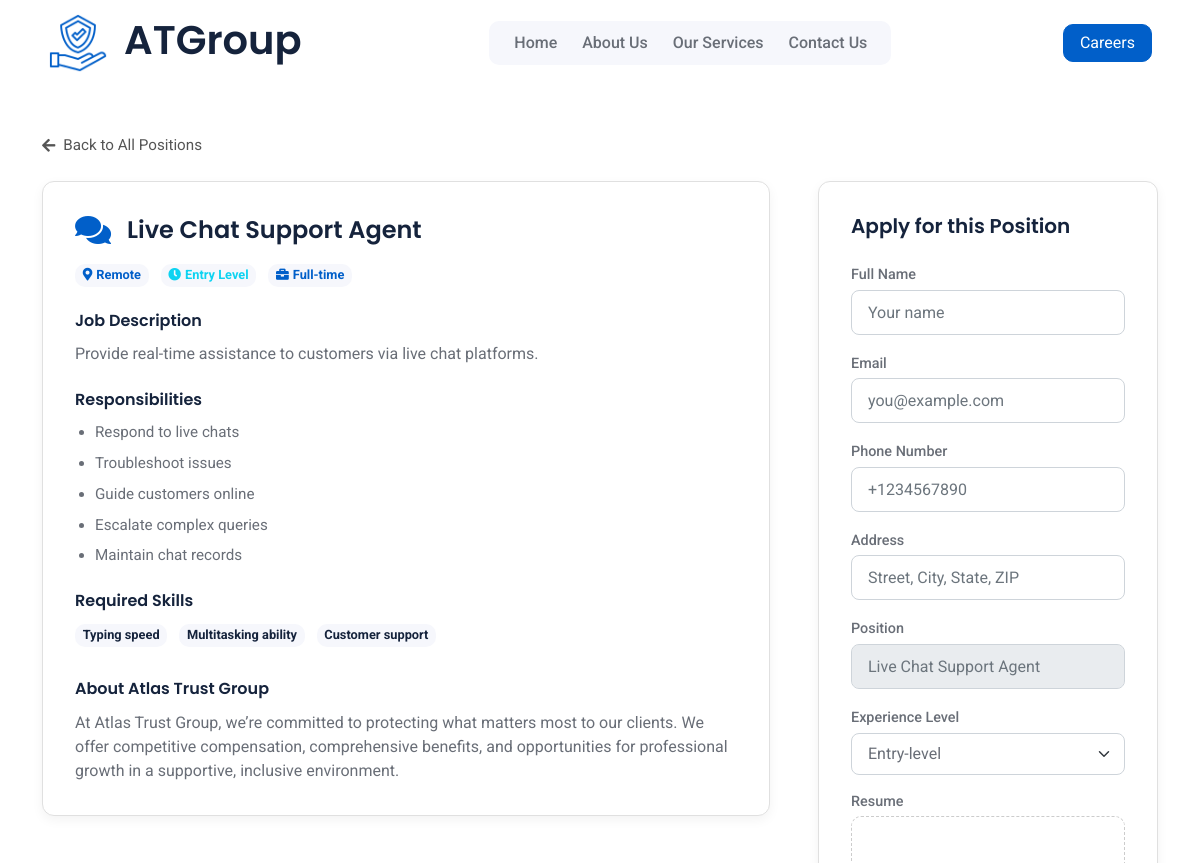
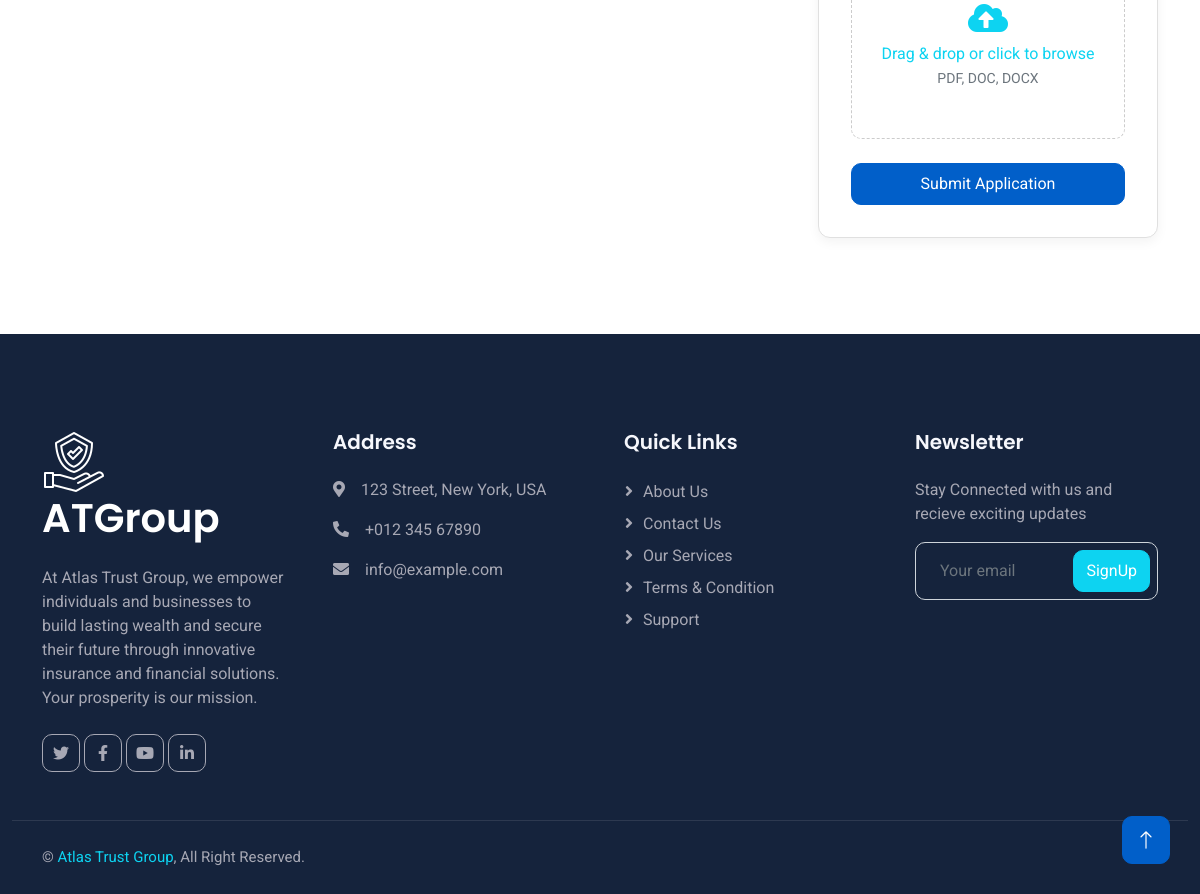
/careers/live-chat-support-agent, run on the app's committed database (2 pictures, top to bottom).
### base/models.py (models this page shows, shortened)
class Career(models.Model):
    EXPERIENCE_CHOICES = [
        ('entry', 'Entry Level'),
        ('mid', '1-2 years'),
        ('senior', '3-4 years'),
    ]
    WORK_TYPE_CHOICES = [
        ('remote', 'Remote'),
        ('onsite', 'Onsite'),
        ('hybrid', 'Hybrid'),
    ]
    title = models.CharField(max_length=200)
    slug = models.SlugField(unique=True, blank=True)
    description = models.TextField(blank=True, null=True)
    icon = models.CharField(max_length=200, blank=True, null=True)
    experience = MultiSelectField(
        choices=EXPERIENCE_CHOICES,
        blank=True
    )
    work_type = MultiSelectField(
        choices=WORK_TYPE_CHOICES,
        blank=True
    )
    responsibilities = models.JSONField(default=list, blank=True)
    skills = models.JSONField(default=list, blank=True)
    location = models.CharField(max_length=200, blank=True, null=True)

### base/views.py (the view)
# urls.py: path('careers/<slug>', career_details, name='career'),
def career_details(request, slug):
    career = Career.objects.get(slug=slug)
    context = {
        'career': career
    }
    return render(request, 'base/career_details.html', context)

### base/templates/base/career_details.html (shortened to what this page needs)
{% extends 'main.html' %}
{% load static %}
{% block content %}
<div class="container py-5">
    <a href="{% url 'careers' %}" class="back-link d-inline-flex align-items-center mb-4">
      <i class="fas fa-arrow-left me-2"></i>
      Back to All Positions
    </a>
    <div class="row gx-5">
      <div class="col-lg-8">
        <div class="card detail-card mb-5">
          <div class="card-body">
            <div class="d-flex align-items-center mb-3">
              <i class="{{career.icon}}"></i>
              <h2 class="h4 mb-0">{{career.title}}</h2>
            </div>
            <div class="mb-4">
              <span class="badge bg-light text-primary me-2">
                <i class="fas fa-map-marker-alt me-1"></i>{{career.work_type}}
              </span>
              <span class="badge bg-light text-secondary me-2">
                <i class="fas fa-clock me-1"></i>{{career.experience}}
              </span>
              <span class="badge bg-light text-primary">
                <i class="fas fa-briefcase me-1"></i>Full-time
              </span>
            </div>
            <h5 class="fw-semibold">Job Description</h5>
            <p class="mb-4">
              {{career.description}}
            </p>
            <h5 class="fw-semibold">Responsibilities</h5>
            <ul class="mb-4">
              {% for responsibility in career.responsibilities %}
                <li>{{responsibility}}</li>
              {% endfor %}
            </ul>
            <h5 class="fw-semibold">Required Skills</h5>
            <div class="skill-tags mb-4">
              {% for skill in career.skills %}
                <span class="badge bg-light text-dark me-2">{{skill}}</span>
              {% endfor %}
            </div>
            <h5 class="fw-semibold">About Atlas Trust Group</h5>
            <p class="mb-0">
              At Atlas Trust Group, we’re committed to protecting what matters most to our clients. We offer competitive compensation, comprehensive benefits, and opportunities for professional growth in a supportive, inclusive environment.
            </p>
          </div>
        </div>
      </div>
      <div class="col-lg-4">
        <div class="card apply-card sticky-top" style="top: 100px;">
          <div class="card-body">
            <h5 class="h5 mb-4">Apply for this Position</h5>
            <form id="application-form">
              <div class="mb-3">
                <label for="app-fullname" class="form-label">Full Name</label>
                <input type="text" id="app-fullname" class="form-control" placeholder="Your name">
              </div>
              <div class="mb-3">
                <label for="app-email" class="form-label">Email</label>
                <input type="email" id="app-email" class="form-control" placeholder="you@example.com">
              </div>
              <div class="mb-3">
                <label for="app-phone" class="form-label">Phone Number</label>
                <input type="tel" id="app-phone" class="form-control" placeholder="+1234567890">
              </div>
              <div class="mb-3">
                <label for="app-address" class="form-label">Address</label>
                <input type="text" id="app-address" class="form-control" placeholder="Street, City, State, ZIP">
              </div>
              <div class="mb-3">
                <label for="app-position" class="form-label">Position</label>
                <input type="text" id="app-position" class="form-control" placeholder="{{career.title}}" disabled>
              </div>
              <div class="mb-3">
                <label for="app-experience" class="form-label">Experience Level</label>
                <select id="app-experience" class="form-select">
                  <option>Entry-level</option>
                </select>
              </div>
              <div class="mb-4">
                <label class="form-label d-block">Resume</label>
                <div class="resume-upload text-center py-5 rounded position-relative">
                  <i class="fas fa-cloud-upload-alt fa-2x mb-2 text-secondary"></i>
                  <p class="mb-0 text-secondary">Drag &amp; drop or click to browse</p>
                  <small class="text-muted">PDF, DOC, DOCX</small>
                </div>
              </div>
              <button type="submit" class="btn btn-primary w-100 py-2">Submit Application</button>
            </form>
          </div>
        </div>
      </div>
    </div>
  </div>
{% endblock content %}

### static/css/style.css (style rules this page uses)
:root { --primary: #015FC9; --secondary: #0DD3F1; --light: #F6F7FC; --dark: #15233C; }
.btn { transition: .5s; }
.btn.btn-primary, .btn.btn-outline-primary:hover, .btn.btn-secondary, .btn.btn-outline-secondary:hover { color: #FFFFFF; }
.card.detail-card, .card.apply-card { border: 1px solid #e0e0e0; border-radius: .75rem; box-shadow: 0 4px 12px rgba(0,0,0,0.05); background: #fff; }
.back-link { color: #555; font-size: .95rem; text-decoration: none; }
.detail-card .card-body { padding: 2rem; }
.detail-card h2 { font-size: 1.5rem; font-weight: 600; }
.detail-card .badge { font-size: .8rem; padding: .4em .6em; }
.detail-card h5 { font-size: 1rem; font-weight: 600; margin-bottom: .75rem; }
.detail-card ul { padding-left: 1.25rem; }
.detail-card ul li { margin-bottom: .5rem; font-size: .95rem; }
.detail-card .skill-tags .badge { margin-bottom: .5rem; }
.apply-card .card-body { padding: 2rem; }
.apply-card .form-label { font-size: .9rem; font-weight: 500; margin-bottom: .25rem; }
.apply-card .form-control, .apply-card .form-select { border-radius: .5rem; padding: .5rem 1rem; height: 45px; }
.apply-card .form-select { height: auto; }
.apply-card .resume-upload { position: relative; border: 1px dashed #ccc; cursor: pointer; overflow: hidden; }
.apply-card .resume-upload p { margin-bottom: .25rem; }
.resume-upload { border: 1px dashed #ccc; overflow: hidden; cursor: pointer; }
@media (min-width: 992px) { .apply-card.sticky-top { position: sticky; } }

### data on the page
Career: title "Live Chat Support Agent", work_type "Remote", experience "Entry Level", description "Provide real-time assistance to customers via live chat platforms."

### other printed values
{{ responsibility }} "Respond to live chats" "Troubleshoot issues" "Guide customers online" "Escalate complex queries" "Maintain chat records"
{{ skill }} "Typing speed" "Multitasking ability" "Customer support"
